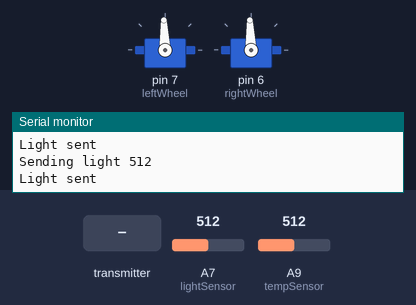
This sketch was run on a simulated Arduino Mega 2560, built with avr-gcc and run on an emulated ATmega2560. Shown: 2 × servo, the last lines printed to the serial monitor. The test bench sets the inputs (shaded band); at power-on: A7 (lightSensor) = 512, A9 (tempSensor) = 512. No radio packets arrive unless stated.

Above: at 1.2 s.
1.3 s: the transmitter starts sending speed = 0
At 2.2 s:
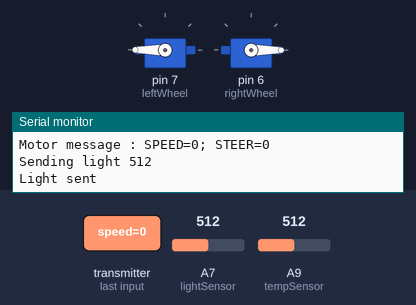
2.8 s: the transmitter starts sending speed = 256
At 4.0 s:
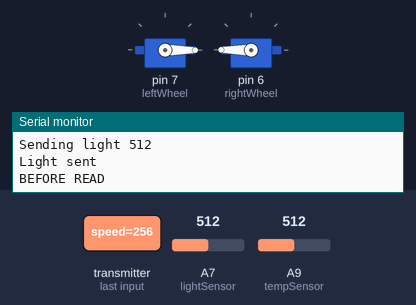
4.3 s: the transmitter starts sending steer = 1023
At 5.3 s:
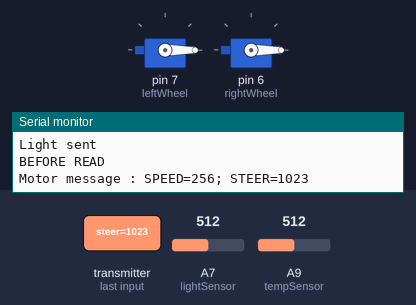
5.9 s: A7 (lightSensor) set to 105
10.1 s: A7 (lightSensor) set to 92
14.3 s: A9 (tempSensor) set to 231
15.8 s: A9 (tempSensor) set to 206
Timing chart, 0 to 18.8 s (numbered marks = the images above; inputs shaded):
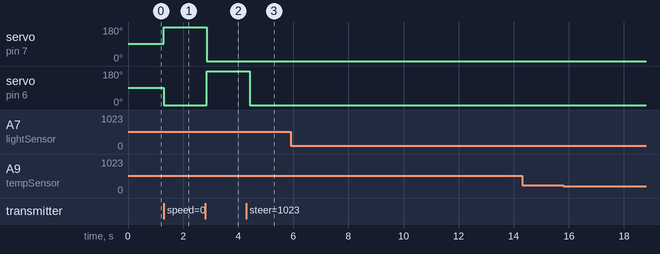

The sketch:

stationMeteoMovible.ino
```cpp
#include <SPI.h>

#include <RF24_config.h>
#include <RF24.h>
#include <nRF24L01.h>
#include <printf.h>
#include <Servo.h>


// Pin configuration
int leftM = 6;       // left motor
int rightM = 7;      // right motor
int lightSensor = 7;
int tempSensor = 9;

// Motor command variables
int leftSpeed;
int rightSpeed;
struct _motorCmd {
  uint16_t speed;
  uint16_t steer;
} motorCmd;

// Sensors handling
enum {TEMP, LIGHT};
struct _sensorMsg {
  uint16_t type;
  uint16_t value;
} sensorMsg;
float voltage;

// Timers
int tempDelay = 1000;
int lightDelay = 100;
int timerTemp, timerLight;
int time;

// nrf configuration
int nrfCEpin = 40;
int nrfCSpin = 53;
uint8_t addresses[][6] = {"meteo", "motor"};
RF24 radio(nrfCEpin, nrfCSpin);

Servo rightWheel;
Servo leftWheel;

void setup()  {
  Serial.begin(9600);
  radio.begin();
  radio.openWritingPipe(0x0000000001LL);
  radio.openReadingPipe(1,0x0000000002LL);
  radio.startListening();
  time = millis();
  timerTemp = time;
  timerLight = time;

  leftWheel.attach(7);
  rightWheel.attach(6);

  leftWheel.write(92);
  rightWheel.write(92);
}


void loop()  {
  // read incoming commands for the car
  if(radio.available()){
    Serial.println("BEFORE READ");
    radio.read(&motorCmd,sizeof(struct _motorCmd));
    Serial.print("Motor message : SPEED=");
    Serial.print(motorCmd.speed);
    Serial.print("; STEER=");
    Serial.println(motorCmd.steer);
    // map speed
    if(motorCmd.speed > 50){
      leftSpeed  = map(motorCmd.speed, 51, 100, 91, 0);
      rightSpeed = map(motorCmd.speed, 51, 100, 93, 180);
    }
    else if(motorCmd.speed < 50){
      leftSpeed  = map(motorCmd.speed, 49, 0, 93, 180);
      rightSpeed = map(motorCmd.speed, 49, 0, 91, 0);
    }
    else{
      leftSpeed  = 92;
      rightSpeed = 92;
    }
    // map steering
    if(motorCmd.steer < 50)
      leftSpeed  += map(motorCmd.steer, 49, 0, 1, 30);
    else if(motorCmd.steer > 50)
      rightSpeed -= map(motorCmd.steer, 51, 100, 1, 30);

    // right to pins
    leftSpeed  = constrain(leftSpeed , 0, 180);
    rightSpeed = constrain(rightSpeed, 0, 180);
    leftWheel.write(leftSpeed);
    rightWheel.write(rightSpeed);
  }

  // send sensors' data if necessary
  time = millis();
  if(time - timerTemp > tempDelay){
    radio.stopListening();
    voltage = analogRead(tempSensor);
    voltage = (float)(1023-voltage)*10000/voltage;
    sensorMsg.type = TEMP;
    sensorMsg.value = (uint16_t)(1/(log(voltage/10000)/3975+1/298.15)-273.15);
    Serial.print("Sending temperature ");
    Serial.println(sensorMsg.value);
    if(!radio.write(&sensorMsg,sizeof(struct _sensorMsg))){
      Serial.println("Message sending failed");
    }
    else
      Serial.println("Temperature sent");
    timerTemp = millis();
    radio.startListening();
  }
  if(time - timerLight > lightDelay){
    radio.stopListening();
    sensorMsg.type = LIGHT;
    sensorMsg.value = (int)(analogRead(lightSensor));
    Serial.print("Sending light ");
    Serial.println(sensorMsg.value);
    if(!radio.write(&sensorMsg,sizeof(struct _sensorMsg))){
      Serial.println("Message sending failed");
    }
    else
      Serial.println("Light sent");
    timerLight = millis();
    radio.startListening();
  }
}
```

Measured:
- after the input at 1.3 s, servo on pin 7 (leftWheel): 92° → 180° at once; servo on pin 6 (rightWheel): 92° → 0° at once
- after the input at 2.8 s, servo on pin 7 (leftWheel): 180° → 0° after 0.06 s; servo on pin 6 (rightWheel): 0° → 180° after 0.06 s
- after the input at 4.3 s, servo on pin 6 (rightWheel): 180° → 0° after 0.12 s
